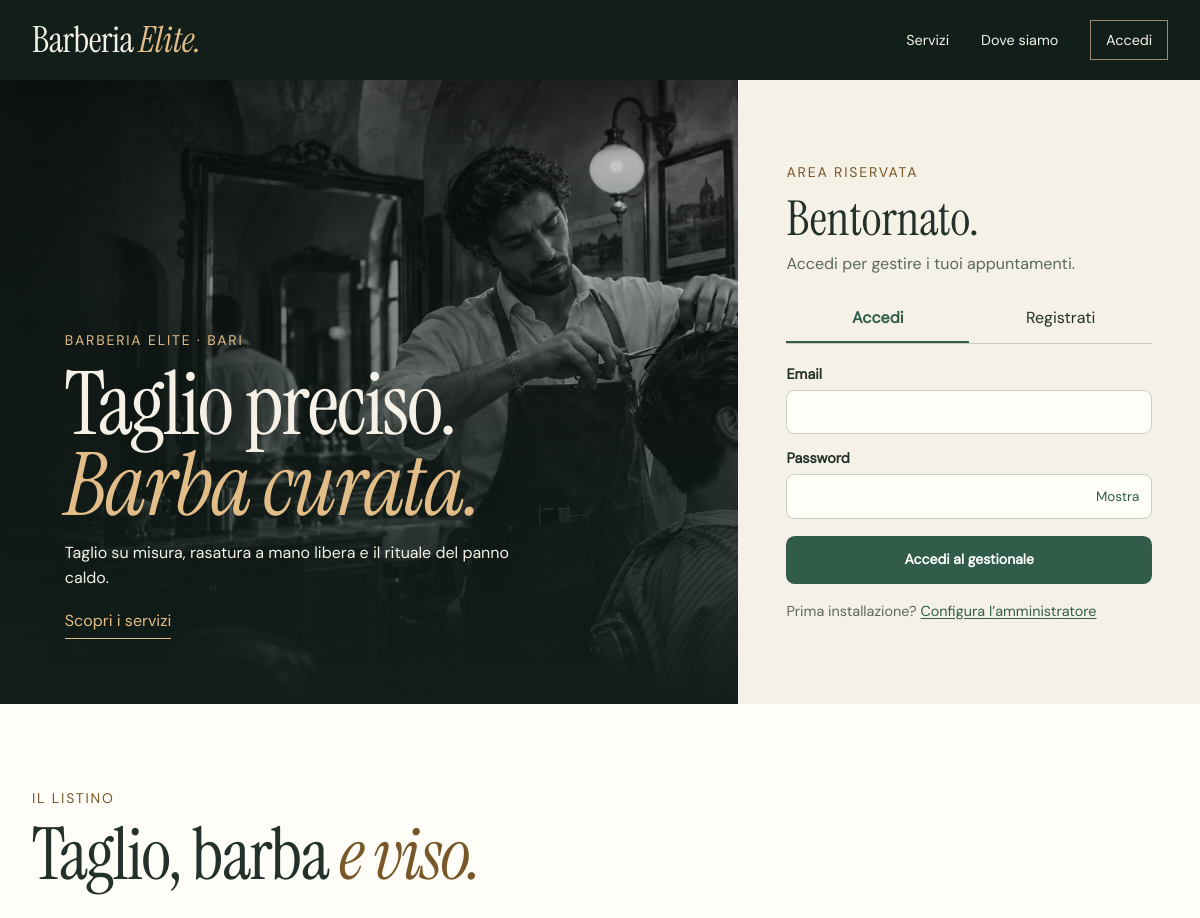
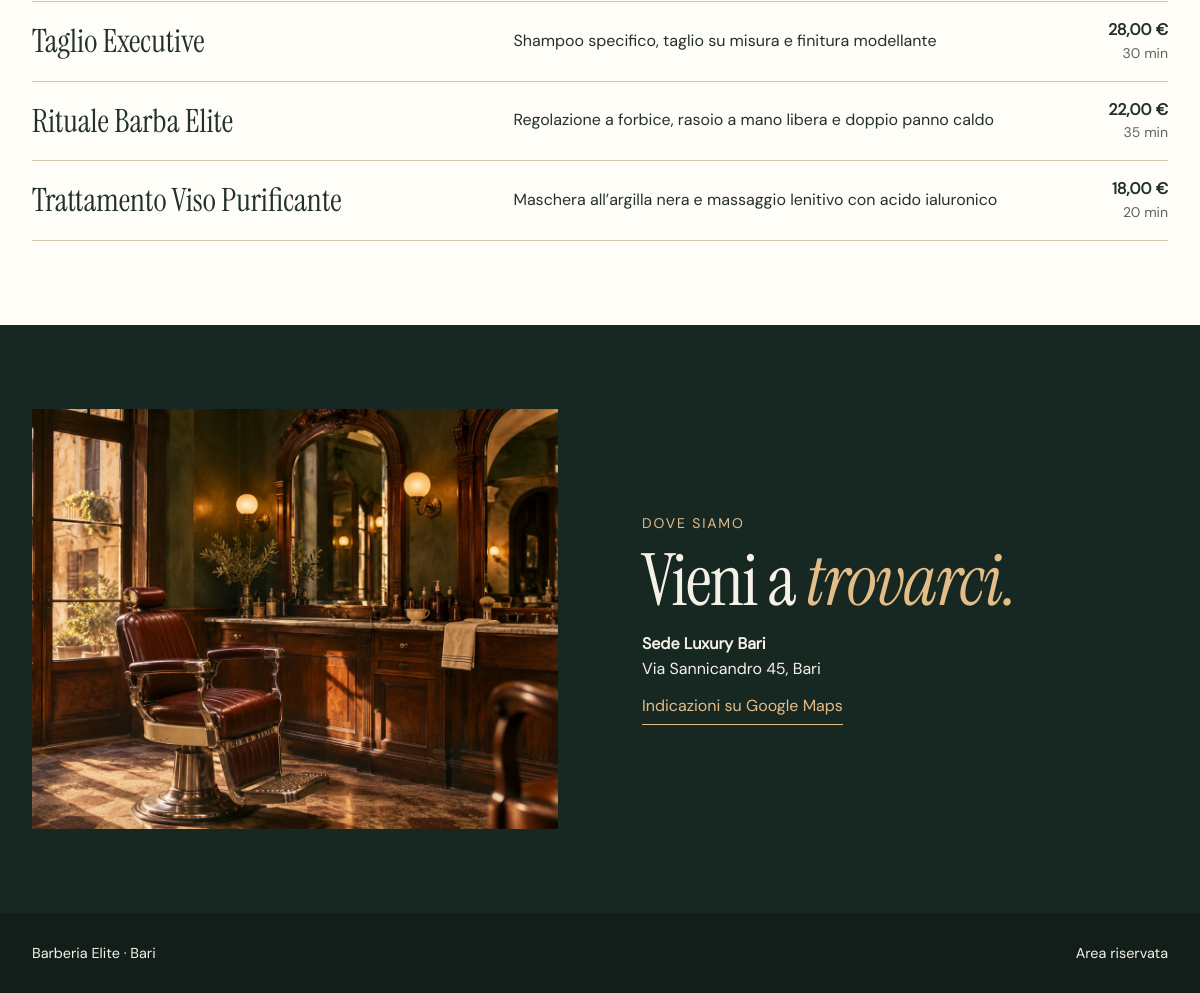
The page / on the database its author committed (2 pictures, top to bottom).
### tables this page shows
CREATE TABLE IF NOT EXISTS SERVIZIO (
    id_servizio INT AUTO_INCREMENT PRIMARY KEY,
    id_categoria INT,
    nome_servizio VARCHAR(100) NOT NULL,
    descrizione TEXT,
    prezzo DECIMAL(10,2) NOT NULL,
    durata_minuti INT NOT NULL,
    attivo BOOLEAN DEFAULT TRUE,
    FOREIGN KEY (id_categoria) REFERENCES CATEGORIA_SERVIZIO(id_categoria) ON DELETE SET NULL
);

CREATE TABLE IF NOT EXISTS SEDE (
    id_sede INT AUTO_INCREMENT PRIMARY KEY,
    nome_sede VARCHAR(100) NOT NULL,
    indirizzo VARCHAR(255) NOT NULL
);

### config.php (called while the page is built, shortened)
<?php
function appUrl(string $path = ''): string
{
    static $base;
    if ($base === null) {
        $project = str_replace('\\', '/', __DIR__);
        $script = str_replace('\\', '/', $_SERVER['SCRIPT_FILENAME'] ?? '');
        $route = $_SERVER['SCRIPT_NAME'] ?? '/index.php';
        $relativeScript = substr($script, strlen($project) + 1);
        $directory = dirname($route, 1 + substr_count($relativeScript, '/'));
        $base = rtrim(str_replace('\\', '/', $directory), '/');
    }
    return $base . '/' . ltrim($path, '/');
}
function e($value): string
{
    return htmlspecialchars((string) $value, ENT_QUOTES | ENT_SUBSTITUTE, 'UTF-8');
}
function firstAdminMissing(): bool
{
    global $conn;
    $result = $conn->query(
        "SELECT 1 FROM UTENTE u JOIN TIPOLOGIA_UTENTE t ON t.id_tipologia = u.id_tipologia
         WHERE t.nome_tipologia = 'Admin' LIMIT 1"
    );
    return $result->num_rows === 0;
}
function setupAvailable(): bool
{
    return in_array($_SERVER['REMOTE_ADDR'] ?? '', ['127.0.0.1', '::1'], true)
        && firstAdminMissing();
}

### index.php (the view, shortened to what this page needs)
<?php
require_once __DIR__ . '/config.php';
$pageClass = 'public-page';
$tab = ($_GET['tab'] ?? '') === 'registrati' ? 'registrati' : 'login';
$values = ['nome' => '', 'cognome' => '', 'email' => '', 'telefono' => '', 'data_nascita' => ''];
$services = $conn->query('SELECT nome_servizio, descrizione, durata_minuti, prezzo
    FROM SERVIZIO WHERE attivo = 1 ORDER BY id_servizio')->fetch_all(MYSQLI_ASSOC);
$branches = $conn->query('SELECT nome_sede, indirizzo FROM SEDE ORDER BY id_sede')->fetch_all(MYSQLI_ASSOC);
$setupNeeded = setupAvailable();
$registering = $tab === 'registrati';
require __DIR__ . '/includes/header.php';
?>
<section class="entrance">
    <div class="entrance-visual">
        <img src="<?= e(appUrl('assets/media/taglio.webp')) ?>" alt="" fetchpriority="high">
        <div class="entrance-copy">
            <p class="eyebrow">Barberia Elite · Bari</p>
            <h1>Taglio preciso.<br><em>Barba curata.</em></h1>
            <p>Taglio su misura, rasatura a mano libera e il rituale del panno caldo.</p>
            <a class="visual-link" href="#listino">Scopri i servizi</a>
        </div>
    </div>
    <section class="entrance-account" id="accesso" aria-labelledby="access-title">
        <div class="auth-box">
            <p class="eyebrow">Area riservata</p>
            <h2 id="access-title"><?= $registering ? 'Crea il tuo account' : 'Bentornato.' ?></h2>
            <p class="auth-intro"><?= $registering ? 'Registrati per prenotare e gestire i tuoi appuntamenti.' : 'Accedi per gestire i tuoi appuntamenti.' ?></p>
            <nav class="auth-switch" aria-label="Tipo di accesso">
                <a href="<?= e(appUrl('index.php#accesso')) ?>" <?= !$registering ? 'aria-current="page"' : '' ?>>Accedi</a>
                <a href="<?= e(appUrl('index.php?tab=registrati#accesso')) ?>" <?= $registering ? 'aria-current="page"' : '' ?>>Registrati</a>
            </nav>
            <form method="post" class="auth-form" action="<?= e(appUrl('index.php')) ?>">
                <label class="field">Email<input type="email" name="email" required maxlength="100" autocomplete="email" value="<?= e($values['email']) ?>"></label>
                <div class="password-field">
                    <label class="field" for="account-password">Password</label>
                    <input class="password-input" id="account-password" type="password" name="password" required
                        <?= $registering ? 'minlength="8" maxlength="72" autocomplete="new-password"' : 'maxlength="4096" autocomplete="current-password"' ?>>
                    <button type="button" class="password-toggle" data-password-toggle="account-password" aria-pressed="false" hidden>Mostra</button>
                </div>
                <button type="submit" class="button-primary"><?= $registering ? 'Crea account' : 'Accedi al gestionale' ?></button>
            </form>
            <?php if ($setupNeeded): ?>
                <p class="setup-note">Prima installazione? <a href="<?= e(appUrl('setup.php')) ?>">Configura l’amministratore</a></p>
            <?php endif; ?>
        </div>
    </section>
</section>
<section class="public-services" id="listino" aria-labelledby="listino-title">
    <div class="public-width">
        <p class="eyebrow">Il listino</p>
        <h2 id="listino-title">Taglio, barba <em>e viso.</em></h2>
        <?php if (!$services): ?>
            <p>Il listino sarà disponibile a breve.</p>
        <?php else: ?>
            <dl class="rate-list">
                <?php foreach ($services as $service): ?>
                    <div>
                        <dt><?= e($service['nome_servizio']) ?></dt>
                        <dd><?= e($service['descrizione'] ?? '') ?></dd>
                        <dd class="public-rate"><strong><?= number_format((float) $service['prezzo'], 2, ',', '.') ?> €</strong><span><?= (int) $service['durata_minuti'] ?> min</span></dd>
                    </div>
                <?php endforeach; ?>
            </dl>
        <?php endif; ?>
    </div>
</section>
<?php if ($branches): ?>
    <section id="sede" class="public-location" aria-labelledby="location-title">
        <div class="public-width location-inner">
            <img src="<?= e(appUrl('assets/media/barberia.webp')) ?>" alt="Poltrona da barbiere e specchi in legno, immagine illustrativa" width="1200" height="900" loading="lazy">
            <div>
                <p class="eyebrow">Dove siamo</p>
                <h2 id="location-title">Vieni a <em>trovarci.</em></h2>
                <?php foreach ($branches as $branch): ?>
                    <address><strong><?= e($branch['nome_sede']) ?></strong><br><?= e($branch['indirizzo']) ?></address>
                    <a class="visual-link" href="<?= e('https://www.google.com/maps/search/?api=1&query=' . rawurlencode($branch['indirizzo'])) ?>">Indicazioni su Google Maps</a>
                <?php endforeach; ?>
            </div>
        </div>
    </section>
<?php endif; ?>
<?php require __DIR__ . '/includes/footer.php'; ?>

### includes/header.php (shortened to what this page needs)
<?php
$role = $_SESSION['ruolo'] ?? '';
$links = [
    'Admin' => [
        ['admin/index.php', 'Panoramica', '⌂'],
        ['admin/prenotazioni.php', 'Prenotazioni', '▦'],
        ['admin/barbieri.php', 'Barbieri', '✂︎'],
        ['admin/servizi.php', 'Servizi', '◇'],
        ['admin/utenti.php', 'Utenti', '◎'],
    ],
    'Barbiere' => [
        ['barbiere/index.php', 'Agenda', '▦'],
        ['barbiere/orari.php', 'Orari', '◷'],
        ['barbiere/guadagni.php', 'Guadagni', '€'],
    ],
    'Cliente' => [
        ['cliente/index.php', 'Panoramica', '⌂'],
        ['cliente/nuova-prenotazione.php', 'Prenota', '✂︎'],
        ['cliente/prenotazioni.php', 'Appuntamenti', '▦'],
        ['cliente/recensioni.php', 'Recensioni', '☆'],
        ['cliente/profilo.php', 'Profilo', '◎'],
    ],
][$role] ?? [];
$isDashboard = $links !== [];
$path = parse_url($_SERVER['REQUEST_URI'] ?? '', PHP_URL_PATH) ?: '';
?>
<!doctype html>
<html lang="it">
<head>
    <link rel="stylesheet" href="<?= e(appUrl('assets/css/style.css')) ?>">
</head>
<body class="<?= e($isDashboard ? 'dashboard-shell' : ($pageClass ?? 'public-page')) ?>">
<?php if ($isDashboard): ?>
    <aside class="workspace-sidebar">
        <a class="brand" href="<?= e(appUrl('dashboard.php')) ?>">Barberia <em>Elite.</em></a>
        <div class="workspace-nav">
            <p class="workspace-label"><?= e(['Admin' => 'Amministrazione', 'Barbiere' => 'Area barbiere', 'Cliente' => 'Area cliente'][$role]) ?></p>
            <nav aria-label="Navigazione del gestionale">
                <?php foreach ($links as [$destination, $label, $symbol]): ?>
                    <?php $active = $path === appUrl($destination); ?>
                    <a class="workspace-link<?= $active ? ' is-active' : '' ?>" href="<?= e(appUrl($destination)) ?>" <?= $active ? 'aria-current="page"' : '' ?>>
                        <span aria-hidden="true" class="workspace-symbol"><?= e($symbol) ?></span>
                        <span><?= e($label) ?></span>
                    </a>
                <?php endforeach; ?>
            </nav>
        </div>
        <form class="workspace-logout" method="post" action="<?= e(appUrl('logout.php')) ?>">
            <?= csrfField() ?>
            <button type="submit">Esci</button>
        </form>
    </aside>
    <div class="workspace-bar">
        <span>Gestionale</span>
        <span class="workspace-user">
            <span aria-hidden="true" class="workspace-avatar"><?= e(mb_strtoupper(mb_substr($_SESSION['nome'] ?? '', 0, 1))) ?></span>
            <?= e(trim(($_SESSION['nome'] ?? '') . ' ' . ($_SESSION['cognome'] ?? ''))) ?>
        </span>
    </div>
<?php else: ?>
    <header class="public-header">
        <div class="public-width public-bar">
            <a class="brand" href="<?= e(appUrl('index.php')) ?>">Barberia <em>Elite.</em></a>
            <nav aria-label="Navigazione principale">
                <a href="<?= e(appUrl('index.php#listino')) ?>">Servizi</a>
                <a href="<?= e(appUrl('index.php#sede')) ?>">Dove siamo</a>
                <a class="public-access" href="<?= e(appUrl('index.php#accesso')) ?>">Accedi</a>
            </nav>
        </div>
    </header>
<?php endif; ?>
<main id="main-content" class="main-content-wrapper" tabindex="-1">

### includes/footer.php
</main>
<footer class="site-footer">
    <div class="<?= $isDashboard ? 'workspace-footer' : 'public-width public-footer' ?>">
        <span>Barberia Elite · Bari</span>
        <?php if (!$isDashboard): ?>
            <a href="<?= e(appUrl('index.php#accesso')) ?>">Area riservata</a>
        <?php endif; ?>
    </div>
</footer>
</body>
</html>

### rows shown on the page
servizio: nome_servizio "Taglio Executive", descrizione "Shampoo specifico, taglio su misura e finitura modellante", prezzo "28,00", durata_minuti "30"
servizio: nome_servizio "Rituale Barba Elite", descrizione "Regolazione a forbice, rasoio a mano libera e doppio panno caldo", prezzo "22,00", durata_minuti "35"
servizio: nome_servizio "Trattamento Viso Purificante", descrizione "Maschera all’argilla nera e massaggio lenitivo con acido ialuronico", prezzo "18,00", durata_minuti "20"
sede: nome_sede "Sede Luxury Bari", indirizzo "Via Sannicandro 45, Bari"
